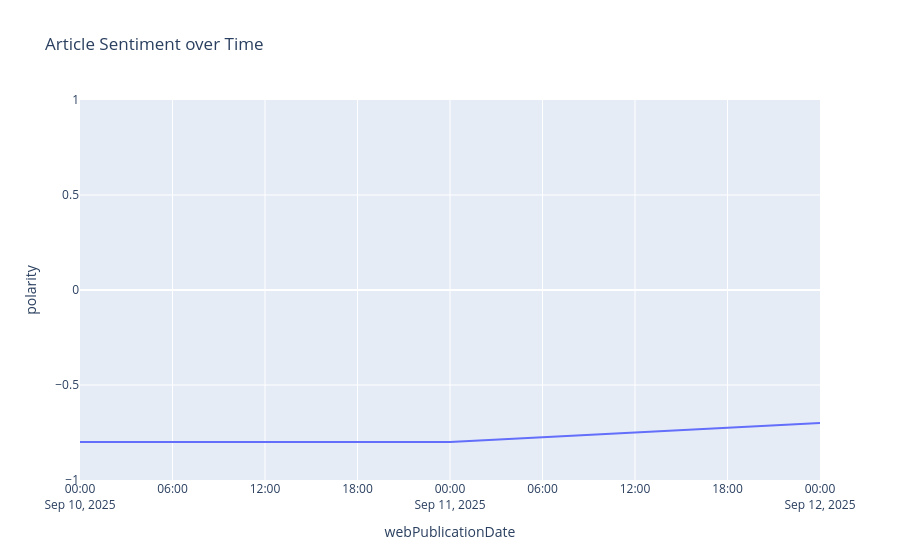

Notebook cell for this chart:
### Code cell
# Median polarity scores over time
time_grouper = pd.Grouper(key='webPublicationDate', freq='D')
count_over_time = sentiment_data[['webPublicationDate','polarity']].groupby(time_grouper).median().reset_index()
px.line(data_frame=count_over_time,x='webPublicationDate', y='polarity', range_y=(-1.0,1.0), title='Article Sentiment over Time')

### Figure 1 — Plotly figure (JSON) as saved in the notebook; plotly's stock layout.template omitted (floating-point values rounded to 4 significant figures)
{"data": [{"hovertemplate": "webPublicationDate=%{x}<br>polarity=%{y}<extra></extra>", "legendgroup": "", "line": {"color": "#636efa", "dash": "solid"}, "marker": {"symbol": "circle"}, "mode": "lines", "name": "", "orientation": "v", "showlegend": false, "type": "scatter", "x": ["2025-09-10T00:00:00.000000000", "2025-09-11T00:00:00.000000000", "2025-09-12T00:00:00.000000000"], "xaxis": "x", "y": [-0.8, -0.8, -0.7], "yaxis": "y"}], "layout": {"legend": {"tracegroupgap": 0}, "title": {"text": "Article Sentiment over Time"}, "xaxis": {"anchor": "y", "domain": [0, 1], "title": {"text": "webPublicationDate"}}, "yaxis": {"anchor": "x", "domain": [0, 1], "range": [-1, 1], "title": {"text": "polarity"}}}}
